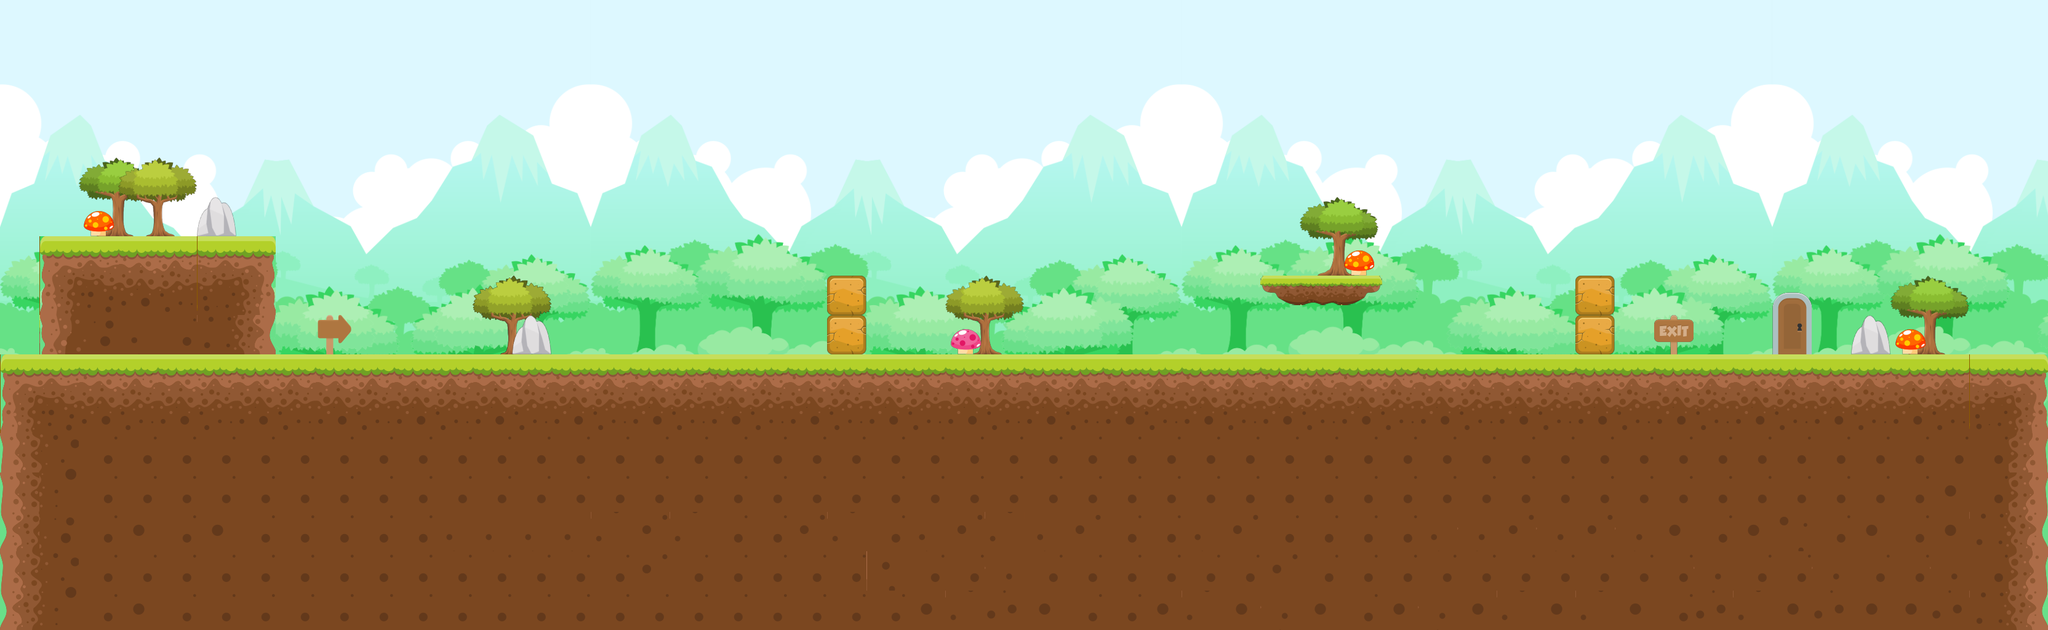

A level layout from a 2D game, rendered from its tile map. Below: a short description, then the map file with tile-grid data replaced by summaries:
An orthogonal 52x16 tile map with 64x64 px tiles, 3 tile layers (Background, Graphics, Graphics2), 8 tilesets and 16 objects.

<map version="1.0" orientation="orthogonal" renderorder="right-down" width="52" height="16" tilewidth="64" tileheight="64" nextobjectid="65">
 <tileset firstgid="1" name="lvlback" tilewidth="64" tileheight="64" tilecount="832" columns="52">
  <image source="res/lvlback.png" width="3328" height="1024" />
 </tileset>
 <tileset firstgid="833" name="tilesheet" tilewidth="64" tileheight="64" tilecount="128" columns="32">
  <image source="res/tilesheet.png" width="2048" height="256" />
 </tileset>
 <tileset firstgid="961" name="Tree_2" tilewidth="64" tileheight="64" tilecount="4" columns="2">
  <image source="res/Tree_2.png" width="128" height="128" />
 </tileset>
 <tileset firstgid="965" name="Tree_3" tilewidth="64" tileheight="64" tilecount="4" columns="2">
  <image source="res/Tree_3.png" width="128" height="128" />
 </tileset>
 <tileset firstgid="969" name="platformground" tilewidth="64" tileheight="64" tilecount="4" columns="4">
  <image source="res/platformground.png" width="256" height="64" />
 </tileset>
 <tileset firstgid="973" name="BG" tilewidth="64" tileheight="64" tilecount="165" columns="15">
  <image source="res/BG.png" width="960" height="720" />
 </tileset>
 <tileset firstgid="1138" name="itenspack" tilewidth="64" tileheight="64" tilecount="8" columns="8">
  <image source="res/itenspack.png" width="512" height="64" />
 </tileset>
 <tileset firstgid="1146" name="exit" tilewidth="64" tileheight="64" tilecount="2" columns="1">
  <image source="res/exit.png" width="64" height="128" />
 </tileset>
 <layer name="Background" width="52" height="16">
  <data>[832 cells, 624 non-empty, 165 distinct tile ids]</data>
 </layer>
 <layer name="Graphics" width="52" height="16">
  <data>[832 cells, 413 non-empty, 398 distinct tile ids]</data>
 </layer>
 <layer name="Graphics2" width="52" height="16">
  <data>[832 cells, 15 non-empty, 8 distinct tile ids]</data>
 </layer>
 <objectgroup name="Ground">
  <object id="13" x="0" y="576" width="3326" height="448" />
  <object id="30" x="2944" y="576" width="64" />
  <object id="31" x="2944" y="0" width="384" height="576" />
  <object id="57" x="0" y="0" width="448" height="384" />
 </objectgroup>
 <objectgroup name="Coin">
  <object id="28" x="1344" y="384" width="64" height="64" />
  <object id="29" x="2112" y="384" width="64" height="64" />
 </objectgroup>
 <objectgroup name="Exit">
  <object id="52" x="2880" y="478" width="62" height="96" />
  <object id="54" x="2860" y="1088" />
 </objectgroup>
 <objectgroup name="Block">
  <object id="19" x="1024" y="512" width="64" height="64" />
  <object id="27" x="1792" y="512" width="64" height="64" />
  <object id="64" x="896" y="512" width="64" height="64" />
 </objectgroup>
 <objectgroup name="Brick">
  <object id="17" x="2560" y="448" width="64" height="128" />
  <object id="18" x="1344" y="448" width="64" height="128" />
  <object id="58" x="384" y="384" width="64" height="192" />
 </objectgroup>
 <objectgroup name="Hero">
  <object id="39" x="640" y="512" width="64" height="64" />
 </objectgroup>
 <objectgroup name="Airground">
  <object id="46" x="2048" y="446" width="194" height="44" />
 </objectgroup>
</map>